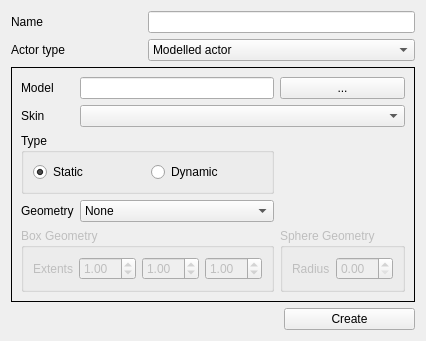
<?xml version="1.0" encoding="UTF-8"?>
<ui version="4.0">
 <class>ActorCreationDialog</class>
 <widget class="QDialog" name="ActorCreationDialog">
  <property name="geometry">
   <rect>
    <x>0</x>
    <y>0</y>
    <width>373</width>
    <height>309</height>
   </rect>
  </property>
  <property name="windowTitle">
   <string>Dialog</string>
  </property>
  <layout class="QGridLayout" name="gridLayout">
   <item row="0" column="0">
    <widget class="QLabel" name="label_4">
     <property name="text">
      <string>Name</string>
     </property>
    </widget>
   </item>
   <item row="2" column="0" colspan="3">
    <widget class="QStackedWidget" name="stackedWidget">
     <property name="frameShape">
      <enum>QFrame::Panel</enum>
     </property>
     <property name="currentIndex">
      <number>3</number>
     </property>
     <widget class="QWidget" name="widget">
      <layout class="QHBoxLayout" name="horizontalLayout_2">
       <item>
        <widget class="QLabel" name="label_8">
         <property name="text">
          <string>Particle effect resource</string>
         </property>
        </widget>
       </item>
       <item>
        <widget class="QLineEdit" name="particleEffect"/>
       </item>
       <item>
        <widget class="QPushButton" name="pushButton_3">
         <property name="text">
          <string>...</string>
         </property>
        </widget>
       </item>
      </layout>
      <zorder>particleEffect</zorder>
      <zorder>label_8</zorder>
      <zorder>pushButton_3</zorder>
     </widget>
     <widget class="QWidget" name="page">
      <layout class="QGridLayout" name="gridLayout_5">
       <item row="0" column="0">
        <widget class="QLabel" name="label_9">
         <property name="text">
          <string>Empty</string>
         </property>
        </widget>
       </item>
      </layout>
     </widget>
     <widget class="QWidget" name="page_3">
      <layout class="QHBoxLayout" name="horizontalLayout_3">
       <item>
        <widget class="QLabel" name="label_10">
         <property name="text">
          <string>Sound resource:</string>
         </property>
        </widget>
       </item>
       <item>
        <widget class="QLineEdit" name="sound"/>
       </item>
       <item>
        <widget class="QPushButton" name="pushButton_4">
         <property name="text">
          <string>...</string>
         </property>
        </widget>
       </item>
      </layout>
     </widget>
     <widget class="QWidget" name="model">
      <layout class="QGridLayout" name="gridLayout_4">
       <item row="0" column="2">
        <widget class="QPushButton" name="pushButton">
         <property name="text">
          <string>...</string>
         </property>
        </widget>
       </item>
       <item row="1" column="0">
        <widget class="QLabel" name="label_2">
         <property name="text">
          <string>Skin</string>
         </property>
        </widget>
       </item>
       <item row="0" column="0">
        <widget class="QLabel" name="label">
         <property name="text">
          <string>Model</string>
         </property>
        </widget>
       </item>
       <item row="3" column="0">
        <widget class="QLabel" name="label_5">
         <property name="text">
          <string>Geometry</string>
         </property>
        </widget>
       </item>
       <item row="1" column="1" colspan="2">
        <widget class="QComboBox" name="comboBoxSkin"/>
       </item>
       <item row="3" column="1">
        <widget class="QComboBox" name="geometry">
         <item>
          <property name="text">
           <string>None</string>
          </property>
         </item>
         <item>
          <property name="text">
           <string>Box</string>
          </property>
         </item>
         <item>
          <property name="text">
           <string>Sphere</string>
          </property>
         </item>
         <item>
          <property name="text">
           <string>Mesh</string>
          </property>
         </item>
        </widget>
       </item>
       <item row="0" column="1">
        <widget class="QLineEdit" name="lineEditModel"/>
       </item>
       <item row="4" column="0" colspan="2">
        <widget class="QGroupBox" name="boxGeometryGroup">
         <property name="enabled">
          <bool>false</bool>
         </property>
         <property name="title">
          <string>Box Geometry</string>
         </property>
         <layout class="QGridLayout" name="gridLayout_2">
          <item row="0" column="2">
           <widget class="QDoubleSpinBox" name="boxHx">
            <property name="value">
             <double>1.000000000000000</double>
            </property>
           </widget>
          </item>
          <item row="0" column="1">
           <widget class="QLabel" name="label_3">
            <property name="text">
             <string>Extents</string>
            </property>
           </widget>
          </item>
          <item row="0" column="3">
           <widget class="QDoubleSpinBox" name="boxHy">
            <property name="value">
             <double>1.000000000000000</double>
            </property>
           </widget>
          </item>
          <item row="0" column="4">
           <widget class="QDoubleSpinBox" name="boxHz">
            <property name="value">
             <double>1.000000000000000</double>
            </property>
           </widget>
          </item>
         </layout>
        </widget>
       </item>
       <item row="2" column="0" colspan="2">
        <widget class="QGroupBox" name="groupBox">
         <property name="title">
          <string>Type</string>
         </property>
         <layout class="QHBoxLayout" name="horizontalLayout">
          <item>
           <widget class="QRadioButton" name="isStatic">
            <property name="text">
             <string>Static</string>
            </property>
            <property name="checked">
             <bool>true</bool>
            </property>
           </widget>
          </item>
          <item>
           <widget class="QRadioButton" name="isDynamic">
            <property name="text">
             <string>Dynamic</string>
            </property>
           </widget>
          </item>
         </layout>
        </widget>
       </item>
       <item row="4" column="2">
        <widget class="QGroupBox" name="sphereGeometryGroup">
         <property name="enabled">
          <bool>false</bool>
         </property>
         <property name="title">
          <string>Sphere Geometry</string>
         </property>
         <layout class="QGridLayout" name="gridLayout_3">
          <item row="1" column="0">
           <widget class="QLabel" name="label_6">
            <property name="text">
             <string>Radius</string>
            </property>
           </widget>
          </item>
          <item row="1" column="1">
           <widget class="QDoubleSpinBox" name="sphereRadius"/>
          </item>
         </layout>
        </widget>
       </item>
      </layout>
     </widget>
    </widget>
   </item>
   <item row="0" column="1" colspan="2">
    <widget class="QLineEdit" name="lineEditName"/>
   </item>
   <item row="1" column="0">
    <widget class="QLabel" name="label_7">
     <property name="text">
      <string>Actor type</string>
     </property>
    </widget>
   </item>
   <item row="4" column="2">
    <widget class="QPushButton" name="pushButton_2">
     <property name="text">
      <string>Create</string>
     </property>
    </widget>
   </item>
   <item row="1" column="1" colspan="2">
    <widget class="QComboBox" name="actorType">
     <item>
      <property name="text">
       <string>Modelled actor</string>
      </property>
     </item>
     <item>
      <property name="text">
       <string>Particle effect</string>
      </property>
     </item>
     <item>
      <property name="text">
       <string>Point light</string>
      </property>
     </item>
     <item>
      <property name="text">
       <string>3D Sound</string>
      </property>
     </item>
    </widget>
   </item>
  </layout>
 </widget>
 <resources/>
 <connections>
  <connection>
   <sender>pushButton</sender>
   <signal>clicked()</signal>
   <receiver>ActorCreationDialog</receiver>
   <slot>onModelPick()</slot>
   <hints>
    <hint type="sourcelabel">
     <x>353</x>
     <y>93</y>
    </hint>
    <hint type="destinationlabel">
     <x>284</x>
     <y>19</y>
    </hint>
   </hints>
  </connection>
  <connection>
   <sender>pushButton_2</sender>
   <signal>clicked()</signal>
   <receiver>ActorCreationDialog</receiver>
   <slot>onSave()</slot>
   <hints>
    <hint type="sourcelabel">
     <x>363</x>
     <y>299</y>
    </hint>
    <hint type="destinationlabel">
     <x>229</x>
     <y>266</y>
    </hint>
   </hints>
  </connection>
  <connection>
   <sender>geometry</sender>
   <signal>currentIndexChanged(int)</signal>
   <receiver>ActorCreationDialog</receiver>
   <slot>onGeometryChanged(int)</slot>
   <hints>
    <hint type="sourcelabel">
     <x>199</x>
     <y>201</y>
    </hint>
    <hint type="destinationlabel">
     <x>289</x>
     <y>173</y>
    </hint>
   </hints>
  </connection>
  <connection>
   <sender>pushButton_3</sender>
   <signal>clicked()</signal>
   <receiver>ActorCreationDialog</receiver>
   <slot>onParticlePick()</slot>
   <hints>
    <hint type="sourcelabel">
     <x>321</x>
     <y>170</y>
    </hint>
    <hint type="destinationlabel">
     <x>312</x>
     <y>38</y>
    </hint>
   </hints>
  </connection>
  <connection>
   <sender>actorType</sender>
   <signal>currentIndexChanged(int)</signal>
   <receiver>ActorCreationDialog</receiver>
   <slot>onActorTypeChanged(int)</slot>
   <hints>
    <hint type="sourcelabel">
     <x>194</x>
     <y>41</y>
    </hint>
    <hint type="destinationlabel">
     <x>192</x>
     <y>-3</y>
    </hint>
   </hints>
  </connection>
  <connection>
   <sender>pushButton_4</sender>
   <signal>clicked()</signal>
   <receiver>ActorCreationDialog</receiver>
   <slot>onSoundPick()</slot>
   <hints>
    <hint type="sourcelabel">
     <x>295</x>
     <y>161</y>
    </hint>
    <hint type="destinationlabel">
     <x>291</x>
     <y>-3</y>
    </hint>
   </hints>
  </connection>
 </connections>
 <slots>
  <slot>onModelPick()</slot>
  <slot>onSave()</slot>
  <slot>onGeometryChanged(int)</slot>
  <slot>onParticlePick()</slot>
  <slot>onActorTypeChanged(int)</slot>
  <slot>onSoundPick()</slot>
 </slots>
</ui>
